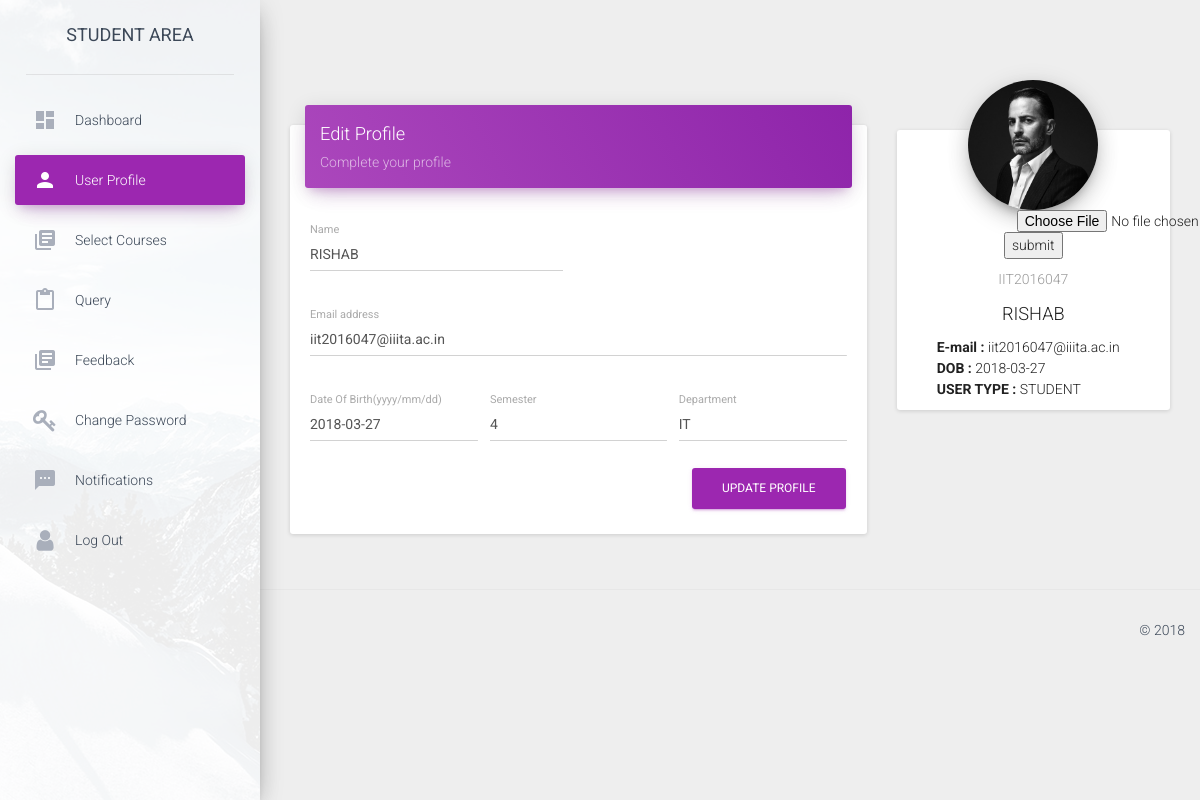
The page /profile/1 (signed in) on the database as committed earlier.
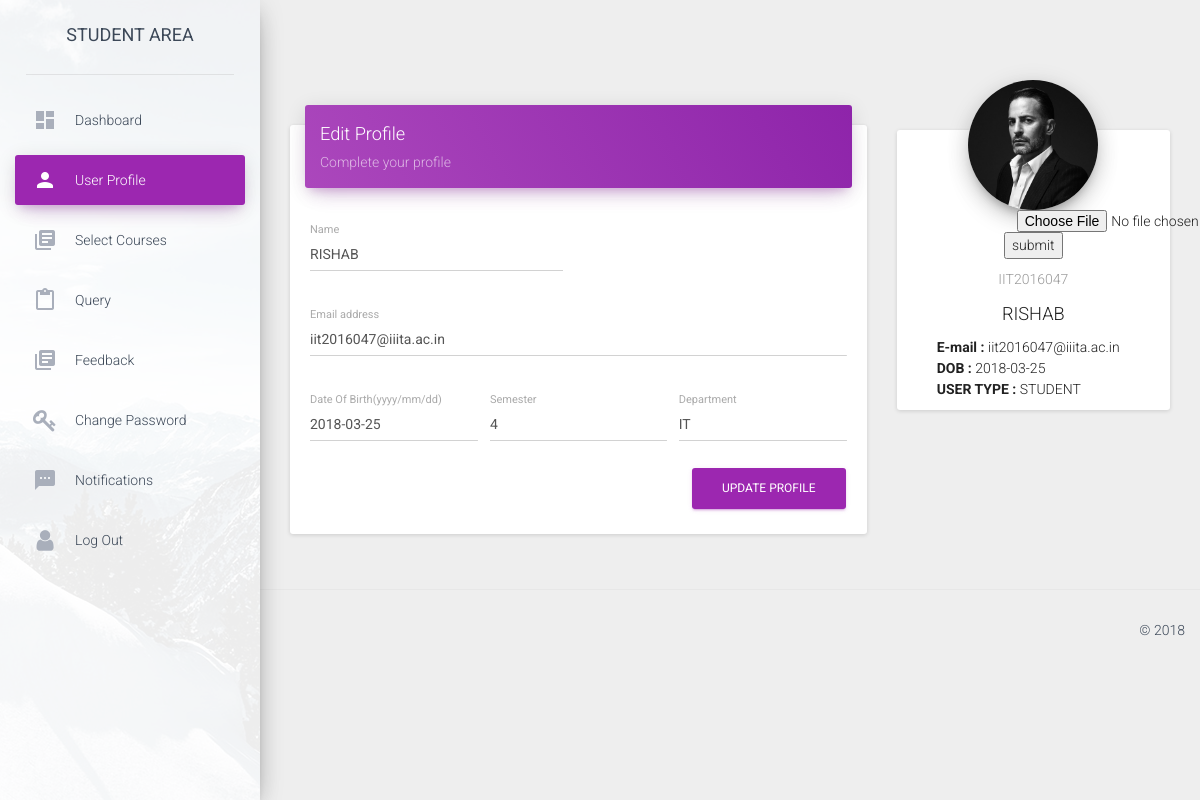
The same page on the database as committed later.
### app.py (models this page shows)
class users(db.Model):
	__tablename__ = 'users'
	column_display_pk = True
	email = db.Column(db.String(40),primary_key=True)
	username = db.Column(db.String(40))
	name = db.Column(db.String(50))
	dob = db.Column(db.Date())
	password = db.Column(db.String(50))
	type1 = db.Column(db.String(20))
	semester = db.Column(db.Integer)
	department = db.Column(db.String(30))
	is_active = db.Column(db.Integer)
	secret_key = db.Column(db.Integer)
	image_link = db.Column(db.String(200))

### app.py (the view, shortened to what this page needs)
@app.route('/profile/<id>',methods = ['GET','POST'])
def profile(id=None):
	global current
	message=None
	if session.get('logged_in') :
		if request.method == 'GET':
			conn = sqlite3.connect('students.sqlite3')
			cur = conn.cursor()
			cur.execute("SELECT * FROM users WHERE username = (?)",(current,))
			users = cur.fetchone()
			cur.execute("SELECT * FROM query WHERE useremail = (?) and seen = (?)",(current+"@iiita.ac.in",0,))
			notifications = cur.fetchall()
			if notifications==[]:
				notifications=None
			conn.close()
			return render_template("user.html",users=users,notifications=notifications,message=message)
	return redirect(url_for('login'))

### templates/user.html (shortened to what this page needs)
<!doctype html>
<html lang="en">
<head>
    <link href="../static/css/bootstrap.min.css" rel="stylesheet" />
    <link href="../static/css/material-dashboard.css?v=1.2.0" rel="stylesheet" />
    <link href="../static/css/demo.css" rel="stylesheet" />
    <link href="http://maxcdn.bootstrapcdn.com/font-awesome/latest/css/font-awesome.min.css" rel="stylesheet">
</head>
<body>
    <div class="wrapper">
        <div class="sidebar" data-color="purple" data-image="../static/img/sidebar-1.jpg">
            <div class="logo">
                <label class="simple-text">
                    STUDENT AREA
                </label>
            </div>
            <div class="sidebar-wrapper">
                <ul class="nav">
                     <li>
                        <a href="{{url_for('dashboard',id=users[1])}}">
                            <i class="material-icons">dashboard</i>
                            <p>Dashboard</p>
                        </a>
                    </li>
                    <li class="active">
                        <a href="{{url_for('profile',id=users[1])}}">
                            <i class="material-icons">person</i>
                            <p>User Profile</p>
                        </a>
                    </li>
                    <li>
                        <a href="{{url_for('courses')}}">
                            <i class="material-icons">library_books</i>
                            <p>Select Courses</p>
                        </a>
                    </li>
                    <li>
                        <a href="{{url_for('query')}}">
                            <i class="material-icons">content_paste</i>
                            <p>Query</p>
                        </a>
                    </li>
                    <li>
                        <a href="{{url_for('feedback')}}">
                            <i class="material-icons">library_books</i>
                            <p>Feedback</p>
                        </a>
                    </li>
		            <li>
                        <a href="{{url_for('change_password',id=users[1])}}">
                            <i class="fa fa-key"></i>
                            <p>Change Password</p>
                        </a>
                    </li>
		            <li>
                        <a href="{{url_for('notifications')}}">
                            <i class="material-icons">sms</i>
                            {% if notifications is none %}<p>Notifications</p>{% else %}<p style="color:red;">Notifications</p>{% endif %}
                        </a>
                    </li>
                    <li>
                        <a href="{{url_for('logout')}}">
                            <i class="fa fa-user"></i>
                            <p>Log Out</p>
                        </a>
                    </li>
                </ul>
            </div>
        </div>
        <div class="main-panel">
            <div class="content">
                <div class="container-fluid">
                    <div class="row">
                        <div class="col-md-8">
                            <div class="card">
                                <div class="card-header" data-background-color="purple">
                                    <h4 class="title">Edit Profile</h4>
                                    <p class="category">Complete your profile</p>
                                </div>
                                <div class="card-content">
                                    <form  method="POST">
                                        <div class="row">
                                            <div class="col-md-6">
                                                <div class="form-group label-floating">
                                                    <label class="control-label">Name</label>
                                                    <input name="name" type="text" class="form-control" value="{{users[2].upper()}}">
                                                </div>
                                            </div>
                                        </div>
					                    <div class="row">
                                            <div class="col-md-14">
                                                <div class="form-group label-floating">
                                                    <label class="control-label">Email address</label>
                                                    <input name="mail" type="email" class="form-control" value="{{users[0]}}" readonly>
                                                </div>
                                            </div>
                                        </div>
                                        <div class="row">
                                            <div class="col-md-4">
                                                <div class="form-group label-floating">
                                                    <label class="control-label">Date Of Birth(yyyy/mm/dd)</label>
                                                    <input name="dob" type="text" class="form-control" value="{{users[3].upper()}}">
                                                </div>
                                            </div>
                                            <div class="col-md-4">
                                                <div class="form-group label-floating">
                                                    <label class="control-label">Semester</label>
                                                    <input name="sem" type="text" class="form-control" value="{{users[6]}}">
                                                </div>
                                            </div>
                                            <div class="col-md-4">
                                                <div class="form-group label-floating">
                                                    <label class="control-label">Department</label>
                                                    <input name="depart" type="text" class="form-control" value="{{users[7]}}">
                                                </div>
                                            </div>
                                        </div>
                                        <button type="submit" class="btn btn-primary pull-right">Update Profile</button>
                                        <div class="clearfix"></div>
                                    </form>
                                </div>
                            </div>
                        </div>
                        <div class="col-md-4">
                            <div class="card card-profile">
                                <div class="card-avatar">
                                    <a href="#pablo">
                                        <img class="img" src="../static/img/faces/marc.jpg" />
                                    </a>
                                </div>
                                <form id="uploadbanner" enctype="multipart/form-data" method="post" action="#">
                                    <input id="fileupload" name="myfile" type="file" style="margin-left: 120px;" />
                                    <input type="submit" value="submit" id="submit" />
                                </form>
                                <div class="content">
                                    <h6 class="category text-gray">{{users[1].upper()}}</h6>
                                    <h4 class="card-title">{{users[2].upper()}}</h4>
                                    <p style = "text-align: left; padding-left: 40px">
                                        <strong>    E-mail    : </strong> {{users[0]}} <br>
                                        <strong>    DOB       : </strong> {{users[3].upper()}} <br>
                                        <strong>    USER TYPE : </strong> {{users[5].upper()}} <br>
                                    </p>
                                </div>
                            </div>
                        </div>
                    </div>
                </div>
            </div>
            <footer class="footer">
                <div class="container-fluid">
                    <p class="copyright pull-right">
                        &copy;
                        </p>
                </div>
            </footer>
        </div>
    </div>
</body>
</html>

Rows that differ between the two databases and show on the page:
changed users "RISHAB": dob "2018-03-27" → "2018-03-25"
